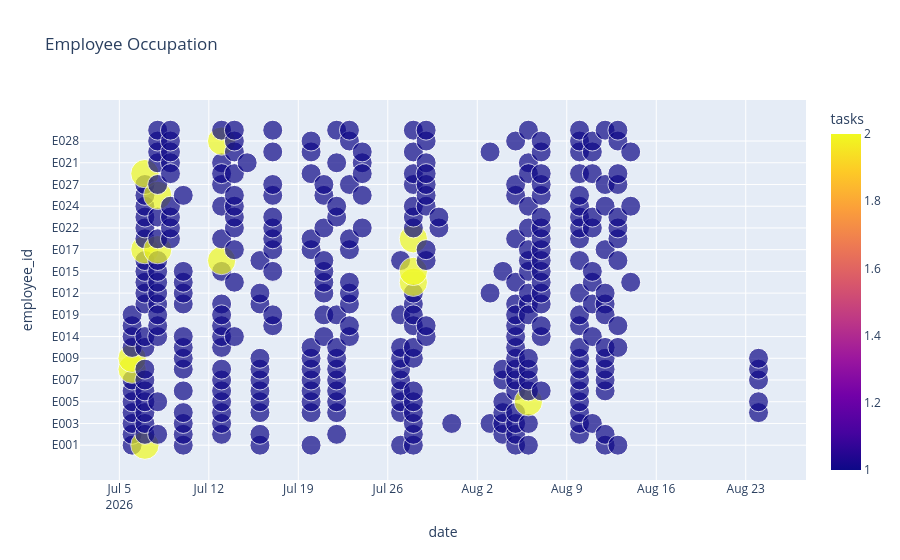

Source (notebook cell):
### Code cell
fig = px.scatter(

    occupation,

    x="date",

    y="employee_id",

    size="tasks",

    color="tasks",

    title="Employee Occupation"

)

fig.show()

### Figure 1 — Plotly figure (JSON) as saved in the notebook; plotly's stock layout.template omitted (floating-point values rounded to 4 significant figures; data arrays with more than 128 entries replaced by an {"elided": "..."} marker saying what was removed)
{"data": [{"hovertemplate": "date=%{x}<br>employee_id=%{y}<br>tasks=%{marker.color}<extra></extra>", "legendgroup": "", "marker": {"color": {"elided": "357 int values"}, "coloraxis": "coloraxis", "size": {"elided": "357 int values"}, "sizemode": "area", "sizeref": 0.005, "symbol": "circle"}, "mode": "markers", "name": "", "orientation": "v", "showlegend": false, "type": "scatter", "x": {"elided": "357 str values"}, "xaxis": "x", "y": {"elided": "357 str values"}, "yaxis": "y"}], "layout": {"coloraxis": {"colorbar": {"title": {"text": "tasks"}}, "colorscale": [[0, "#0d0887"], [0.1111, "#46039f"], [0.2222, "#7201a8"], [0.3333, "#9c179e"], [0.4444, "#bd3786"], [0.5556, "#d8576b"], [0.6667, "#ed7953"], [0.7778, "#fb9f3a"], [0.8889, "#fdca26"], [1, "#f0f921"]]}, "legend": {"itemsizing": "constant", "tracegroupgap": 0}, "title": {"text": "Employee Occupation"}, "xaxis": {"anchor": "y", "domain": [0, 1], "title": {"text": "date"}}, "yaxis": {"anchor": "x", "domain": [0, 1], "title": {"text": "employee_id"}}}}
